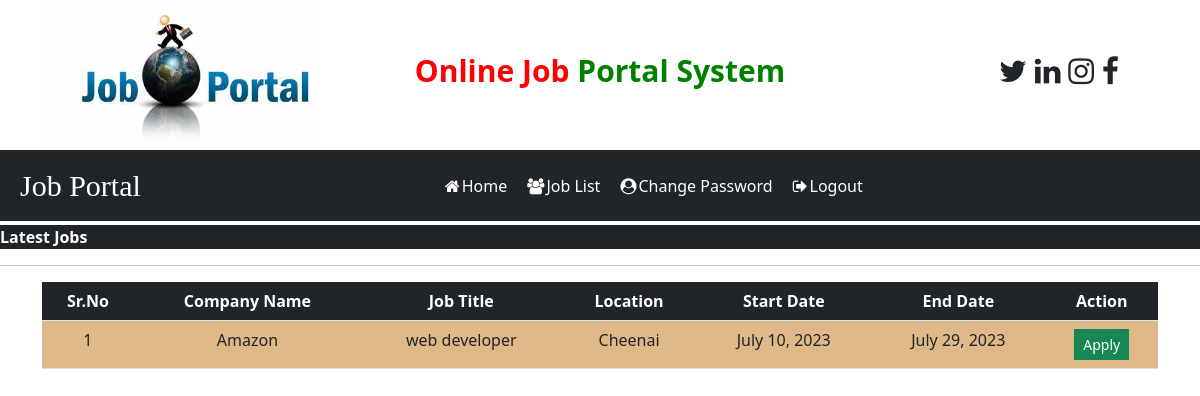
The page /user_latestjobs/ on the database as committed earlier.
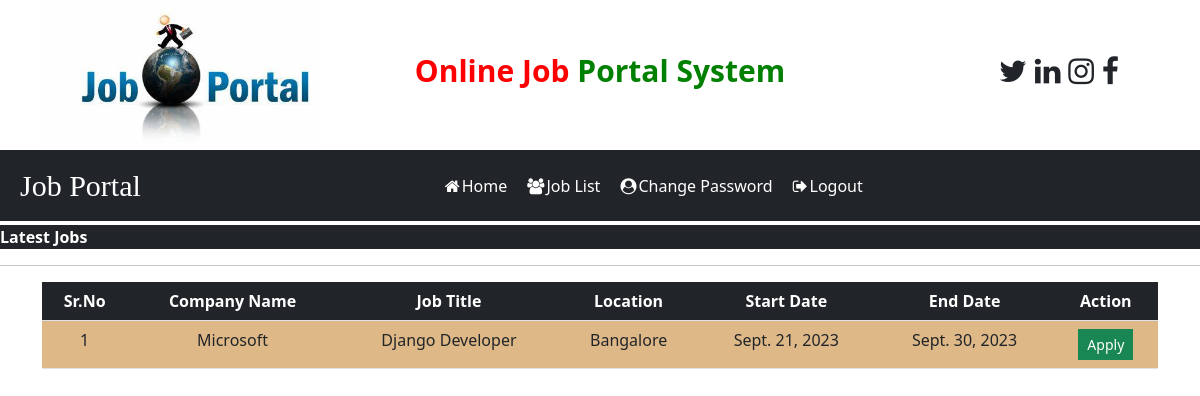
The same page on the database as committed later.
### job/models.py (models this page shows)
class Recruiter(models.Model):
    finame = models.CharField(max_length=15, null=True)
    lname = models.CharField(max_length=15, null=True)
    image = models.FileField(null=True)
    pwd = models.CharField(max_length=100, null=True)
    email = models.EmailField(max_length=15, null=True)
    contact = models.IntegerField( null=True)
    gender = models.CharField(max_length=10, null=True)
    company = models.CharField(max_length=20, null=True)

class Job(models.Model):
    start_date = models.DateField()
    end_date = models.DateField()
    cname = models.TextField(null=True)
    image = models.FileField(null=True)
    title = models.CharField(max_length=100)
    salary = models.FloatField()
    description = models.CharField(max_length=300)
    experience = models.CharField(max_length=50)
    location = models.CharField(max_length=100)
    skills = models.CharField(max_length=100)
    creationdate = models.DateField()

### job/views.py (the view, shortened to what this page needs)
# urls.py: path('user_latestjobs/', views.user_latestjobs, name='user_latestjobs'),
def user_latestjobs(request):
     if not request.user.is_authenticated:
        data = Job.objects.all().order_by('-start_date')
        student = StudentUser.objects.get()
        datas = Apply.objects.filter(student=student)
        f = Recruiter.objects.all()
        li = []
        for i in datas:
            li.append(i.job.id)
        d = {'data': data, 'f': f, 'li': li}
        return render(request, 'user_latestjobs.html',d)

### job/templates/user_latestjobs.html (shortened to what this page needs)
{% load static %}
{% block body %}
{% include 'user_navigation.html' %}
<div class="bg-dark" style="border-radius:0px; width:100%; margin-top:0.3%">
    <marquee class="text-white" >
        <b>Latest Jobs</b>
    </marquee>
</div>
<hr>
<div class="container">
<table class="table table-hover " id="example">
    <thead>
    <tr class="bg-dark" style=" color : white">
        <th>Sr.No</th>
        <th>Company Name</th>
        <th>Job Title</th>
        <th>Location</th>
        <th>Start Date</th>
        <th>End Date</th>
        <th>Action</th>
    </tr>
    </thead>
    <tbody>
    {% for data in data %}
    {% for f in f %}
    <tr style="background-color : #DEB887">
        <td>{{forloop.counter}}</td>
        <td>{{data.cname}}</td>
        <td>{{data.title}}</td>
        <td>{{data.location}}</td>
          <td>{{data.start_date}}</td>
        <td>{{data.end_date}}</td>
        {% if i.id  in li  %}
        <td>Applied</td>
        {% else %}
        <td><a href="{% url 'job_detail'  %}" style="border-radius:0%" class="btn btn-success btn-sm" >Apply</a>
       {% endif  %}
        </td>
    </tr>
    {% endfor %}
    {% endfor %}
    </tbody>
</table>
</div>
{% endblock %}

Rows that differ between the two databases and show on the page:
removed Job: cname "Amazon", title "web developer", location "Cheenai", start_date "July 10, 2023", end_date "July 29, 2023"
added Job: cname "Microsoft", title "Django Developer", location "Bangalore", start_date "Sept. 21, 2023", end_date "Sept. 30, 2023"
